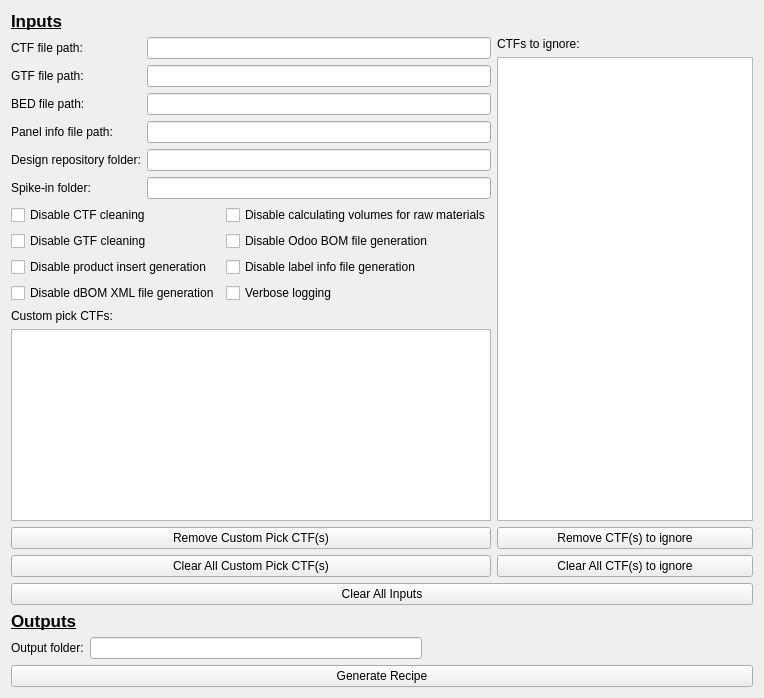
      <widget class="QWidget" name="tab_recipe_gen">
       <attribute name="title">
        <string>Recipe Generation</string>
       </attribute>
       <layout class="QGridLayout" name="grid_layout_tab_recipe_gen">
        <item row="0" column="0">
         <layout class="QVBoxLayout" name="vertical_layout_recipe_gen">
          <item>
           <layout class="QVBoxLayout" name="vertical_layout_recipe_gen_inputs">
            <item>
             <widget class="QLabel" name="label_recipe_gen_inputs">
              <property name="font">
               <font>
                <pointsize>13</pointsize>
                <bold>true</bold>
                <underline>true</underline>
               </font>
              </property>
              <property name="text">
               <string>Inputs</string>
              </property>
             </widget>
            </item>
            <item>
             <layout class="QHBoxLayout" name="horizontal_layout_recipe_gen_ins">
              <item>
               <layout class="QVBoxLayout" name="vertical_layout_recipe_gen_ins">
                <item>
                 <layout class="QGridLayout" name="grid_layout_recipe_gen_input_paths">
                  <item row="3" column="1">
                   <widget class="QLineEdit" name="line_edit_panel_info_filepath"/>
                  </item>
                  <item row="2" column="0">
                   <widget class="QLabel" name="label_BED_filepath">
                    <property name="text">
                     <string>BED file path:</string>
                    </property>
                   </widget>
                  </item>
                  <item row="2" column="1">
                   <widget class="QLineEdit" name="line_edit_BED_filepath"/>
                  </item>
                  <item row="0" column="0">
                   <widget class="QLabel" name="label_CTF_filepath">
                    <property name="text">
                     <string>CTF file path:</string>
                    </property>
                   </widget>
                  </item>
                  <item row="5" column="1">
                   <widget class="QLineEdit" name="line_edit_spikein_folder"/>
                  </item>
                  <item row="1" column="0">
                   <widget class="QLabel" name="label_GTF_filepath">
                    <property name="text">
                     <string>GTF file path:</string>
                    </property>
                   </widget>
                  </item>
                  <item row="1" column="1">
                   <widget class="QLineEdit" name="line_edit_GTF_filepath"/>
                  </item>
                  <item row="3" column="0">
                   <widget class="QLabel" name="label_panel_info_filepath">
                    <property name="text">
                     <string>Panel info file path:</string>
                    </property>
                   </widget>
                  </item>
                  <item row="0" column="1">
                   <widget class="LineEditDnD" name="line_edit_CTF_filepath"/>
                  </item>
                  <item row="5" column="0">
                   <widget class="QLabel" name="label_spikein_folder">
                    <property name="text">
                     <string>Spike-in folder:</string>
                    </property>
                   </widget>
                  </item>
                  <item row="4" column="0">
                   <widget class="QLabel" name="label_design_repo_folder">
                    <property name="text">
                     <string>Design repository folder:</string>
                    </property>
                   </widget>
                  </item>
                  <item row="4" column="1">
                   <widget class="QLineEdit" name="line_edit_design_repo_folder"/>
                  </item>
                 </layout>
                </item>
                <item>
                 <layout class="QGridLayout" name="grid_layout_recipe_gen_toggleables">
                  <item row="1" column="1">
                   <widget class="QCheckBox" name="check_box_disable_oddo_bom_file_gen">
                    <property name="text">
                     <string>Disable Odoo BOM file generation</string>
                    </property>
                   </widget>
                  </item>
                  <item row="0" column="1">
                   <widget class="QCheckBox" name="check_box_disable_calc_vols_for_raw_mats">
                    <property name="text">
                     <string>Disable calculating volumes for raw materials</string>
                    </property>
                   </widget>
                  </item>
                  <item row="3" column="0">
                   <widget class="QCheckBox" name="check_box_disable_dbom_xml_file_gen">
                    <property name="text">
                     <string>Disable dBOM XML file generation</string>
                    </property>
                   </widget>
                  </item>
                  <item row="0" column="0">
                   <widget class="QCheckBox" name="check_box_disable_CTF_cleaning">
                    <property name="text">
                     <string>Disable CTF cleaning</string>
                    </property>
                   </widget>
                  </item>
                  <item row="2" column="0">
                   <widget class="QCheckBox" name="check_box_disable_prod_insert_gen">
                    <property name="text">
                     <string>Disable product insert generation</string>
                    </property>
                   </widget>
                  </item>
                  <item row="1" column="0">
                   <widget class="QCheckBox" name="check_box_disable_GTF_cleaning">
                    <property name="text">
                     <string>Disable GTF cleaning</string>
                    </property>
                   </widget>
                  </item>
                  <item row="2" column="1">
                   <widget class="QCheckBox" name="check_box_disable_label_info_file_gen">
                    <property name="text">
                     <string>Disable label info file generation</string>
                    </property>
                   </widget>
                  </item>
                  <item row="3" column="1">
                   <widget class="QCheckBox" name="check_box_verbose_logging">
                    <property name="text">
                     <string>Verbose logging</string>
                    </property>
                   </widget>
                  </item>
                 </layout>
                </item>
                <item>
                 <widget class="QLabel" name="label_custom_pick_CTFS">
                  <property name="text">
                   <string>Custom pick CTFs:</string>
                  </property>
                 </widget>
                </item>
                <item>
                 <widget class="QListView" name="list_view_custom_pick_CTFS"/>
                </item>
                <item>
                 <widget class="QPushButton" name="btn_remove_custom_pick_CTF">
                  <property name="text">
                   <string>Remove Custom Pick CTF(s)</string>
                  </property>
                 </widget>
                </item>
                <item>
                 <widget class="QPushButton" name="btn_clr_all_custom_pick_CTFS">
                  <property name="text">
                   <string>Clear All Custom Pick CTF(s)</string>
                  </property>
                 </widget>
                </item>
               </layout>
              </item>
              <item>
               <layout class="QVBoxLayout" name="vertical_layout_CTFS_to_ignore">
                <item>
                 <widget class="QLabel" name="label_CTFS_to_ignore">
                  <property name="text">
                   <string>CTFs to ignore:</string>
                  </property>
                 </widget>
                </item>
                <item>
                 <widget class="QListView" name="list_view_CTFS_to_ignore"/>
                </item>
                <item>
                 <widget class="QPushButton" name="btn_remove_CTF_to_ignore">
                  <property name="text">
                   <string>Remove CTF(s) to ignore</string>
                  </property>
                 </widget>
                </item>
                <item>
                 <widget class="QPushButton" name="btn_clr_all_CTFS_to_ignore">
                  <property name="text">
                   <string>Clear All CTF(s) to ignore</string>
                  </property>
                 </widget>
                </item>
               </layout>
              </item>
             </layout>
            </item>
           </layout>
          </item>
          <item>
           <widget class="QPushButton" name="btn_clr_all_ins_recipe_gen">
            <property name="text">
             <string>Clear All Inputs</string>
            </property>
           </widget>
          </item>
          <item>
           <layout class="QVBoxLayout" name="vertical_layout_recipe_gen_outputs">
            <item>
             <widget class="QLabel" name="label_recipe_gen_outputs">
              <property name="font">
               <font>
                <pointsize>13</pointsize>
                <bold>true</bold>
                <underline>true</underline>
               </font>
              </property>
              <property name="text">
               <string>Outputs</string>
              </property>
             </widget>
            </item>
            <item>
             <layout class="QHBoxLayout" name="horizontal_layout_recipe_gen_outputs">
              <item>
               <widget class="QLabel" name="label_recipe_gen_output_folder">
                <property name="text">
                 <string>Output folder:</string>
                </property>
               </widget>
              </item>
              <item>
               <widget class="QLineEdit" name="line_edit_recipe_gen_output_folder"/>
              </item>
              <item>
               <spacer name="horizontal_spacer_recipe_gen_outputs">
                <property name="orientation">
                 <enum>Qt::Horizontal</enum>
                </property>
                <property name="sizeHint" stdset="0">
                 <size>
                  <width>40</width>
                  <height>20</height>
                 </size>
                </property>
               </spacer>
              </item>
             </layout>
            </item>
           </layout>
          </item>
          <item>
           <widget class="QPushButton" name="btn_gen_recipe">
            <property name="text">
             <string>Generate Recipe</string>
            </property>
           </widget>
          </item>
         </layout>
        </item>
       </layout>
      </widget>
